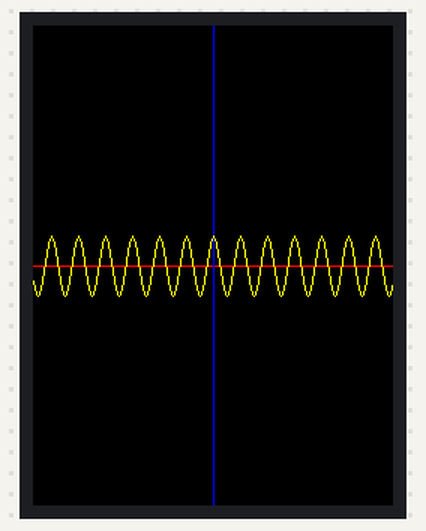
The sketch below on a simulated Arduino Uno, built with avr-gcc and run on an emulated ATmega328P. Parts: 240×320 colour display.

Above: at 0.4 s.

The sketch:

graph.ino
```cpp
#include <Elegoo_GFX.h>    // Core graphics library
#include <Elegoo_TFTLCD.h> // Hardware-specific library
#include <TouchScreen.h>
#include "Graph.h"

#define YP A3  // must be an analog pin, use "An" notation!
#define XM A2  // must be an analog pin, use "An" notation!
#define YM 9   // can be a digital pin
#define XP 8   // can be a digital pin
TouchScreen ts = TouchScreen(XP, YP, XM, YM, 300);

#define LCD_CS A3
#define LCD_CD A2
#define LCD_WR A1
#define LCD_RD A0
// optional
#define LCD_RESET A4

// Assign human-readable names to some common 16-bit color values:
#define	BLACK   0x0000
#define	BLUE    0x001F
#define	RED     0xF800
#define	GREEN   0x07E0
#define CYAN    0x07FF
#define MAGENTA 0xF81F
#define YELLOW  0xFFE0
#define WHITE   0xFFFF

Elegoo_TFTLCD tft(LCD_CS, LCD_CD, LCD_WR, LCD_RD, LCD_RESET);

Graph graph(&tft);

void setup(void) {
  Serial.begin(9600);
  tft.reset();

  uint16_t identifier = 0x9341;
  tft.begin(identifier);

  tft.fillScreen(BLACK);
  graph.plot(plotFunction);
}

int plotFunction(int x) {
  float x_rad = x * M_PI / 180;
  return 20 * cos(20*x_rad);
}

void loop() {
}
```

Graph.cpp
```cpp
#include "Graph.h"
#include <Elegoo_TFTLCD.h>

#define	BLACK   0x0000
#define	BLUE    0x001F
#define	RED     0xF800
#define	GREEN   0x07E0
#define CYAN    0x07FF
#define MAGENTA 0xF81F
#define YELLOW  0xFFE0
#define WHITE   0xFFFF

Graph::Graph(Elegoo_TFTLCD* _tft, int _offsetX = 0, int _offsetY = 0) {
  tft = _tft;
  offsetX = _offsetX;
  width = tft->width();
  height = tft->height();
  originX = width/2 + _offsetX;
  originY = height/2 + _offsetY;
}

void Graph::initGraph() {
  tft->drawLine(0, originY, width, originY, RED);
  tft->drawLine(originX, 0, originX, height, BLUE);
}

int Graph::translateX(int x) {
   return x + originX;
}

int Graph::translateY(int y) {
  return originY - y;
}

int Graph::graphX(int x) {
   return x - width/2 - offsetX;
}

void Graph::drawPoint(int x, int y) {
  int tX = translateX(x);
  int tY = translateY(y);
  Serial.print("(");
  Serial.print(x);
  Serial.print(", ");
  Serial.print(y);
  Serial.print(") -> (");
  Serial.print(tX);
  Serial.print(", ");
  Serial.print(tY);
  Serial.println(")");
  tft->drawPixel(tX, tY, YELLOW);
}

void Graph::drawLine(int x1, int y1, int x2, int y2) {
  tft->drawLine(translateX(x1), translateY(y1), translateX(x2), translateY(y2), YELLOW);
}

void Graph::plot(int (*plotFunction)(int x)) {
  initGraph();
  for(long x = 1; x<= width; x++) {
    int graphCurrentX = graphX(x);
    int graphPreviousX = graphX(x-1);
    drawLine(graphPreviousX, (*plotFunction)(graphPreviousX), graphCurrentX, (*plotFunction)(graphCurrentX));
  }
}
```

Graph.h
```cpp
#ifndef GRAPH_h
#define GRAPH_h

#include <Arduino.h>
#include <Elegoo_TFTLCD.h>

class Graph {
  private:
    int width;
    int height;
    int offsetX;
    int originX;
    int originY;
    Elegoo_TFTLCD* tft;
    int translateX(int x);
    int translateY(int y);
    int graphX(int x);
    void initGraph();
    void drawPoint(int x, int y);
    void drawLine(int x1, int y1, int x2, int y2);

  public:
    Graph(Elegoo_TFTLCD* _tft, int _offsetX = 0, int _offsetY = 0);
    void plot(int (*plotFunction)(int));
};

#endif
```
